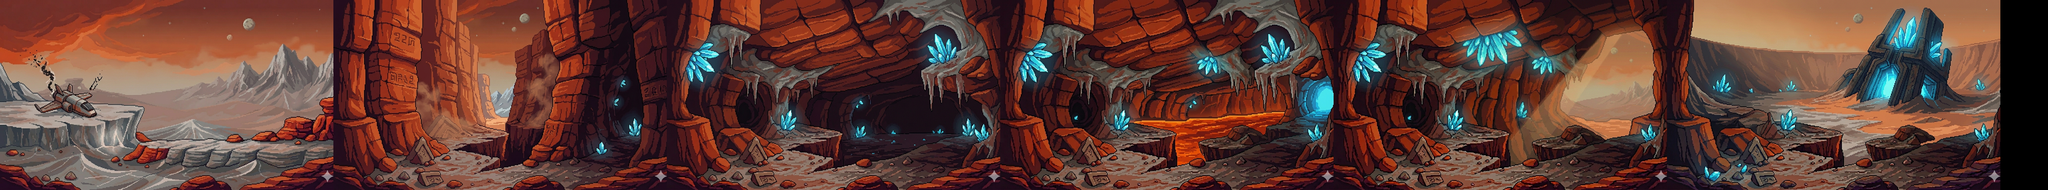

Tiled map render using the project's own tile images. Description and the map definition, with tile-layer contents summarised, below:
An orthogonal 129x12 tile map with 64x64 px tiles, 2 tile layers (Capa de patrones 1, suelo), 6 tilesets.

<map version="1.10" tiledversion="1.12.1" orientation="orthogonal" renderorder="right-down" width="129" height="12" tilewidth="64" tileheight="64" infinite="0" nextlayerid="3" nextobjectid="1">
 <tileset firstgid="1" source="background_1.tsx" />
 <tileset firstgid="253" source="background_2.tsx" />
 <tileset firstgid="505" source="background_3.tsx" />
 <tileset firstgid="757" source="background_4.tsx" />
 <tileset firstgid="1009" source="background_5.tsx" />
 <tileset firstgid="1261" source="background_6.tsx" />
 <layer id="1" name="Capa de patrones 1" width="129" height="12" locked="1">
  <data>[1548 cells, 1512 non-empty, 1512 distinct tile ids]</data>
 </layer>
 <layer id="2" name="suelo" width="129" height="12">
  <data>[1548 cells, 6 non-empty, 6 distinct tile ids]</data>
 </layer>
</map>
